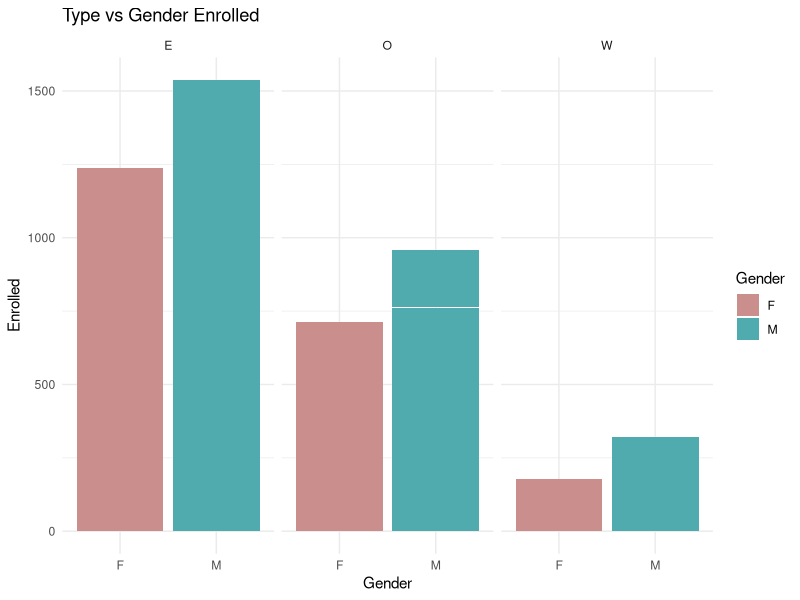
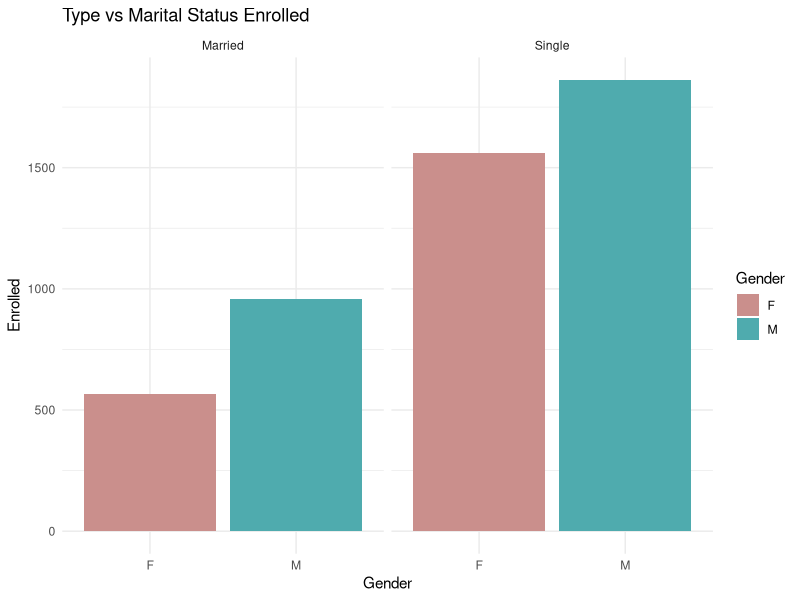
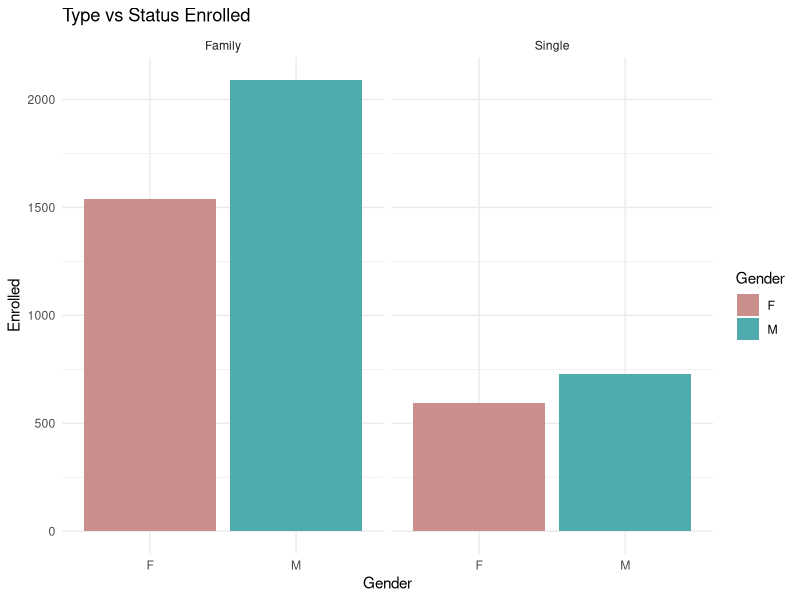

Source code (R) for these figures, in order:
## ---- chunk 1
library(tidyverse)
## ---- chunk 2
# SNC -> SINGLE NO CHILD; SC <- SINGLE WITH CHILD; JSM <- JOINT SERVICE MARRIAGE; CVM <- CIVILLIAN MARRIAGE; _M <- MALE; _F <- FEMALE; _T <- TOTAL
AirForce_MaritalStatus <- readxl::read_excel("_data/ActiveDuty_MaritalStatus.xls",
                                               sheet = "AirForce",
                                               skip = 9,
                                               col_names = c("d", "Pay Grade", "SNC_M", "SNC_F", "SNC_T", "SC_M", "SC_F", "SC_T", "JSM_M", "JSM_F", "JSM_T", "CVM_M", "CVM_F",                                                                 "CVM_T", "Total_M", "Total_F", "Total_T")
                                               ) %>%
                                               filter(! str_detect(`Pay Grade`,"TOTAL")) %>%
                                               select(! starts_with("d")) %>%
                                               cbind(Branch = "AirForce")

MarineCorps_MaritalStatus <- readxl::read_excel("_data/ActiveDuty_MaritalStatus.xls",
                                               sheet = "MarineCorps",
                                               skip = 9,
                                               col_names = c("d", "Pay Grade", "SNC_M", "SNC_F", "SNC_T", "SC_M", "SC_F", "SC_T", "JSM_M", "JSM_F", "JSM_T", "CVM_M", "CVM_F",                                                                 "CVM_T", "Total_M", "Total_F", "Total_T")
                                               ) %>%
                                               filter(! str_detect(`Pay Grade`,"TOTAL")) %>%
                                               select(! starts_with("d")) %>%
                                               cbind(Branch = "MarineCorps")

Navy_MaritalStatus <- readxl::read_excel("_data/ActiveDuty_MaritalStatus.xls",
                                               sheet = "Navy",
                                               skip = 9,
                                               col_names = c("d", "Pay Grade", "SNC_M", "SNC_F", "SNC_T", "SC_M", "SC_F", "SC_T", "JSM_M", "JSM_F", "JSM_T", "CVM_M", "CVM_F",                                                                 "CVM_T", "Total_M", "Total_F", "Total_T")
                                               ) %>%
                                               filter(! str_detect(`Pay Grade`,"TOTAL")) %>%
                                               select(! starts_with("d")) %>%
                                               cbind(Branch = "Navy")

Army_MaritalStatus <- readxl::read_excel("_data/ActiveDuty_MaritalStatus.xls",
                                               sheet = "Army",
                                               skip = 9,
                                               col_names = c("d", "Pay Grade", "SNC_M", "SNC_F", "SNC_T", "SC_M", "SC_F", "SC_T", "JSM_M", "JSM_F", "JSM_T", "CVM_M", "CVM_F",                                                                 "CVM_T", "Total_M", "Total_F", "Total_T")
                                               ) %>%
                                               filter(! str_detect(`Pay Grade`,"TOTAL")) %>%
                                               select(! starts_with("d")) %>%
                                               cbind(Branch = "Army")
## ---- chunk 3

Combined_MaritalStatus <- dplyr::bind_rows(AirForce_MaritalStatus, MarineCorps_MaritalStatus, Navy_MaritalStatus, Army_MaritalStatus) %>%
  arrange(`Pay Grade`) %>%
  #mutate(SNC_R = SNC_M/SNC_F, SC_R = SC_M/SC_F, JSM_R = JSM_M/JSM_F, CVM_R = CVM_M/CVM_F, Total_R = Total_M/Total_F) %>%
  select(! contains("_T")) #%>%
  #select(! contains("_F"))
Combined_MaritalStatus <- Combined_MaritalStatus[,c("Pay Grade", "Branch", "SNC_M", "SNC_F", "SC_M", "SC_F", "JSM_M", "JSM_F", "CVM_M", "CVM_F", "Total_M", "Total_F")]
#Combined_MaritalStatus
## ---- chunk 4
Combined_MaritalStatus <- Combined_MaritalStatus %>%
  mutate(Grade = str_extract(`Pay Grade`, '[^-]*$'), Type = str_extract(`Pay Grade`, '^[^-]*[^ -]')) %>%
  select(! contains("Pay")) %>%
  select(! contains("Total"))
Combined_MaritalStatus <- Combined_MaritalStatus[, c("Type", "Grade", "Branch", "SNC_M", "SNC_F", "SC_M", "SC_F", "JSM_M", "JSM_F", "CVM_M", "CVM_F")]
#Combined_MaritalStatus
## ---- chunk 5
## pivot (newer functions longer and wider), name_palette
Combined_MaritalStatus <- Combined_MaritalStatus %>%
  pivot_longer(SNC_M:CVM_F, values_to = "Enrolled", names_to = "Status") %>%
  mutate(
    Plan = ifelse(as.character(Status) == "SNC_M" | as.character(Status) == "SNC_F" , "Single", "Family"), 
    Gender = str_extract(as.character(Status), "[^_]*$"),
    Status = ifelse(str_detect(as.character(Status), "S"), "Single", "Married"),
    Enrolled = as.numeric(Enrolled)
    ) %>%
  filter(! Enrolled == 0)
## ---- chunk 6
Combined_MaritalStatus %>%
  mutate(Enrolled = log2(Enrolled)) %>%
  ggplot(aes(x = Gender, y = Enrolled, fill = Gender)) + 
  geom_bar(stat = "identity")+
  facet_wrap(vars(Type)) +
  scale_fill_hue(c = 40) +
  labs(title = "Type vs Gender Enrolled") +
  theme_minimal()
## ---- chunk 7
Combined_MaritalStatus %>%
  mutate(Enrolled = log2(Enrolled)) %>%
  ggplot(aes(x = Gender, y = Enrolled, fill = Gender)) + 
  geom_bar(stat = "identity")+
  facet_wrap(vars(Status)) +
  scale_fill_hue(c = 40) +
  labs(title = "Type vs Marital Status Enrolled") +
  theme_minimal()

Combined_MaritalStatus %>%
  mutate(Enrolled = log2(Enrolled)) %>%
  ggplot(aes(x = Gender, y = Enrolled, fill = Gender)) + 
  geom_bar(stat = "identity")+
  facet_wrap(vars(Plan)) +
  scale_fill_hue(c = 40) +
  labs(title = "Type vs Status Enrolled") +
  theme_minimal()
